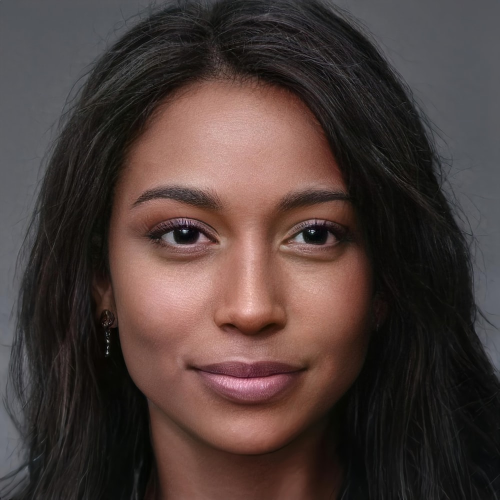
#> input picture image-blending/face.jpg, 1000 x 1000 px (shown at 1/2 size)
$ python blend.py
#> lines starting #> are read from the running program, lines starting #| are printed output that depends on the picture
import imageio
import cv2

fg = cv2.imread('face.jpg')
#> fg is the input picture: shape (1000, 1000, 3); mean B, G, R 57.5, 60.9, 76.2

mask = cv2.imread('face_1.png', cv2.IMREAD_UNCHANGED)
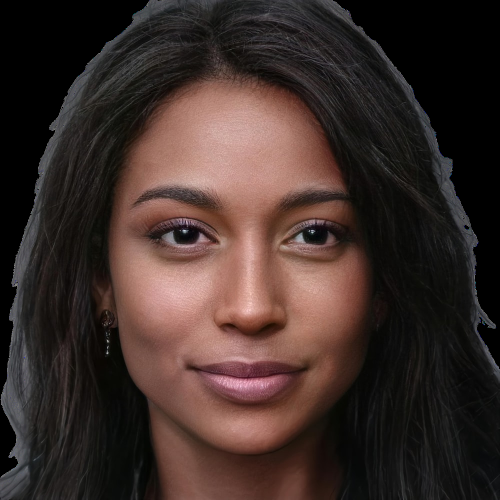
#> input picture image-blending/face_1.png, 1000 x 1000 px (shown at 1/2 size)
#> mask is the input picture: shape (1000, 1000, 4); mean B, G, R, A 42, 46.2, 61.7, 205

fg= cv2.resize(fg,(400,300))
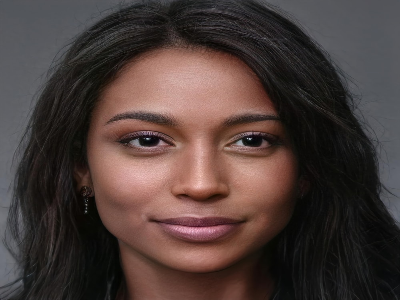
#> fg: shape (300, 400, 3); mean B, G, R 57.5, 60.9, 76.1
mask= cv2.resize(mask,(400,300))
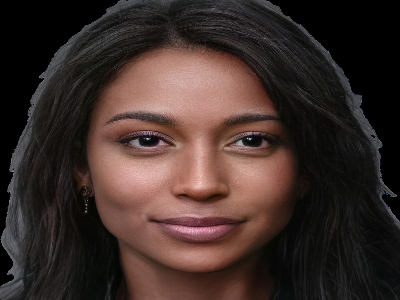
#> mask: shape (300, 400, 4); mean B, G, R, A 41.9, 46.2, 61.6, 205
print(fg.shape)
#| (300, 400, 3)
print(mask.shape)
#| (300, 400, 4)

frames = imageio.mimread("3.gif", '.gif')
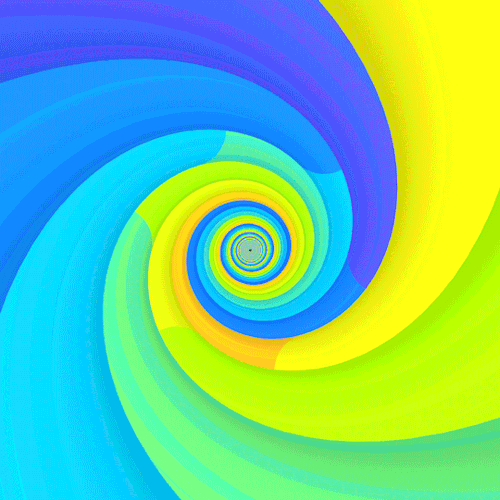
#> input picture image-blending/3.gif, 500 x 500 px
#> frames = 24 items

fg_h, fg_w, fg_c = fg.shape
#> fg_h = 300; fg_w = 400; fg_c = 3
bg_h, bg_w, bg_c = frames[0].shape
#> bg_h = 500; bg_w = 500; bg_c = 3
top = int((bg_h-fg_h)/2)
#> top = 100
left = int((bg_w-fg_w)/2)
#> left = 50
bgs = [frame[top: top + fg_h, left:left + fg_w, 0:3] for frame in frames]
#> bgs = 24 items

results = []
alpha = 0.8
for i in range(len(bgs)):
    alpha -= 0.02
    if alpha <= 0:
        alpha = 0
    result = fg.copy()
    result[mask[:,:,3] != 0] = alpha * result[mask[:,:,3] != 0]
    bgs[i][mask[:,:,3] == 0] = 0
    bgs[i][mask[:,:,3] != 0] = (1-alpha)*bgs[i][mask[:,:,3] != 0]
    result = result + bgs[i]
    results.append(result)
#> this loop made 24 passes
#> pass 1, `result = result + bgs[i]`:
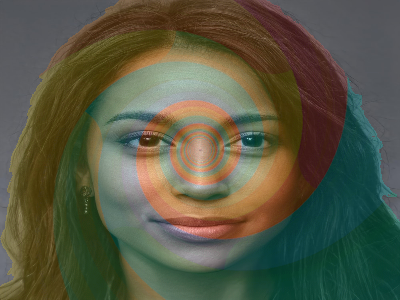
#> result: shape (300, 400, 3); mean B, G, R 68.2, 88.5, 87.5
#> pass 3, `result = result + bgs[i]`:
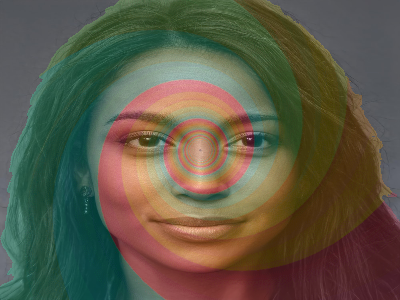
#> result: shape (300, 400, 3); mean B, G, R 71, 89.3, 93.4
#> after the loop:
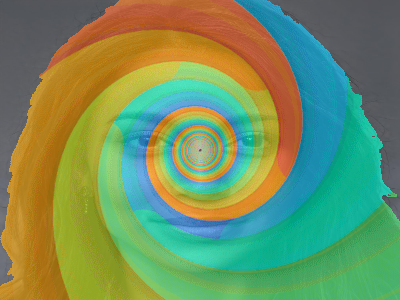
#> result: shape (300, 400, 3); mean B, G, R 95.2, 144.8, 114.2
#> after the loop, alpha = 0.32; results = 24 items

imageio.mimsave('result.gif', results)
